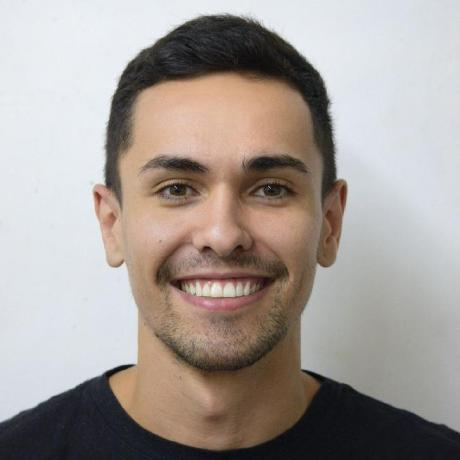
#> input picture img/alex.jpg, 460 x 460 px, found by its file name
$ python portrait-editorial.py
#> lines starting #> are read from the running program, lines starting #| are printed output that depends on the picture
"""Conservative photographic finishing and spatially varying COLOR halftone.

Uses the original JPEG, locally inferred SR candidates, and the reviewed alpha
mask only. AI pixels are excluded from the protected face. No face reconstruction.
"""
import argparse, hashlib, json
from pathlib import Path
import numpy as np
from PIL import Image, ImageDraw, ImageFilter, ImageFont
from pymatting import estimate_foreground_ml
from scipy.ndimage import distance_transform_edt

parser = argparse.ArgumentParser()
parser.add_argument('--select', choices=['esrgan2','esrnet4'], default='esrgan2')
parser.add_argument('--preview-only', action='store_true')
args = parser.parse_args()
folder = Path('artifacts/portrait-editorial')
folder.mkdir(parents=True, exist_ok=True)
original = Image.open('img/alex.jpg').convert('RGB')
#> original is the input picture: PIL image 460x460 RGB; mean R, G, B 164.3, 155.9, 150.8
size = 920
scale = size / original.width
#> scale = 2
baseline_image = original.resize((size,size),Image.Resampling.LANCZOS)
# Moderate deterministic sharpening, not a skin smoother or face restoration model.
baseline_image = baseline_image.filter(ImageFilter.UnsharpMask(radius=1.2,percent=24,threshold=3))
baseline = np.asarray(baseline_image,dtype=np.float64)/255
alpha = np.asarray(Image.open('img/alex-portrait-v2-alpha.png').resize((size,size),Image.Resampling.LANCZOS),dtype=np.float64)/255
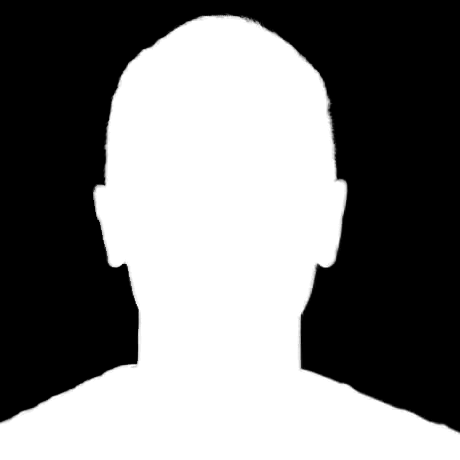
#> input picture img/alex-portrait-v2-alpha.png, 460 x 460 px, found by its file name

face_source = Image.new('L',original.size,0)
#> face_source: PIL image 460x460 L; every value is 0
draw = ImageDraw.Draw(face_source)
draw.polygon([(115,92),(155,62),(292,62),(332,100),(356,188),(347,285),(304,346),(250,372),(197,368),(146,340),(105,284),(86,190)],fill=255)
face_source = face_source.filter(ImageFilter.MaxFilter(21)).filter(ImageFilter.GaussianBlur(6))
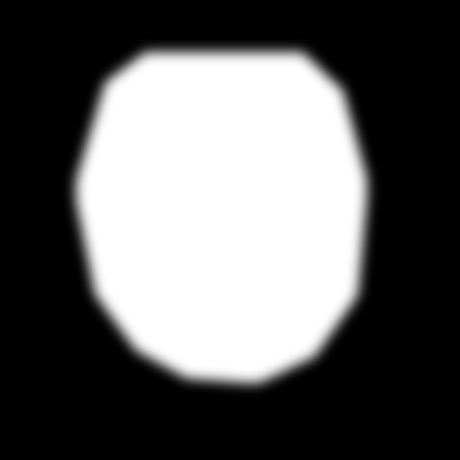
#> face_source: PIL image 460x460 L; min 0, max 255, mean 96.5
protected = np.asarray(face_source.resize((size,size),Image.Resampling.LANCZOS),dtype=np.float64)/255
# Explicit no-AI zones: eyebrows/eyes, nose, mouth and teeth. Coordinates refer to
# the ORIGINAL photo and are scaled without any warp, relighting geometry or pose.
for left,top,right,bottom in [(110,146,327,226),(172,200,275,274),(130,240,315,315)]:
    protected[round(top*scale):round(bottom*scale),round(left*scale):round(right*scale)] = 1
Image.fromarray(np.uint8(np.rint(protected*255))).save(folder/'face-protection-mask.png')

original_array = np.asarray(original,dtype=np.float64)/255
gray_reference = original_array[25:75,20:65].mean(axis=(0,1))
#> gray_reference = [0.918, 0.932, 0.947]
white_balance = np.clip(gray_reference.mean()/gray_reference,.985,1.015)
#> white_balance = [1.01, 1, 0.985]

def finish(rgb):
    rgb = np.clip(rgb*white_balance,0,1)
    luminance = rgb @ np.array([.2126,.7152,.0722])
    lifted = luminance + .018*4*luminance*(1-luminance)
    target = np.clip(.5+(lifted-.5)*1.025,0,1)
    return np.clip(rgb*((target+1e-6)/(luminance+1e-6))[:,:,None],0,1)

def rgba(rgb,a):
    array = np.dstack([np.uint8(np.rint(np.clip(rgb,0,1)*255)),np.uint8(np.rint(np.clip(a,0,1)*255))])
    return Image.fromarray(array)

candidates = {}
for name in ['esrgan2','esrnet4']:
    path = folder/f'{name}-raw.png'
    if path.exists():
        candidates[name] = np.asarray(Image.open(path).convert('RGB').resize((size,size),Image.Resampling.LANCZOS),dtype=np.float64)/255

try:
    font=ImageFont.truetype('C:/Windows/Fonts/arial.ttf',17)
except OSError:
    font=ImageFont.load_default()

def sheet(images,labels,path,face_crops=True):
    panel=460
    height=960 if face_crops else 500
    canvas=Image.new('RGB',(panel*len(images),height),'#141413')
    paint=ImageDraw.Draw(canvas)
    for index,(image,label) in enumerate(zip(images,labels)):
        paint.text((index*panel+12,12),label,font=font,fill='#edece5')
        back=Image.new('RGBA',image.size,'#0a0a09');back.alpha_composite(image.convert('RGBA'))
        canvas.paste(back.convert('RGB').resize((panel,panel),Image.Resampling.LANCZOS),(index*panel,40))
        if face_crops:
            w,h=image.size
            crop=image.crop((round(w*.23),round(h*.29),round(w*.77),round(h*.76)))
            crop_back=Image.new('RGBA',crop.size,'#0a0a09');crop_back.alpha_composite(crop.convert('RGBA'))
            canvas.paste(crop_back.convert('RGB').resize((panel,400),Image.Resampling.LANCZOS),(index*panel,540))
    canvas.save(path)

if args.preview_only:
    images=[original.convert('RGBA')]+[rgba(finish(image),alpha) for image in candidates.values()]
    sheet(images,['ORIGINAL / 460px']+[f'{name.upper()} / RAW MODEL' for name in candidates],folder/'model-comparison.png')
    print('Raw model comparison generated. No production images replaced.')
    raise SystemExit(0)

if args.select not in candidates:
#> (the run stopped early here; a loop or call above may not have finished)
